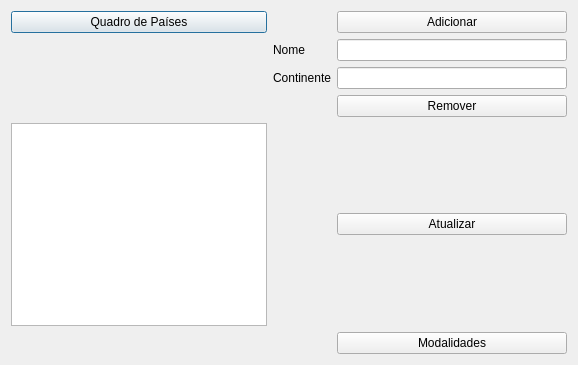
<?xml version="1.0" encoding="UTF-8"?>
<ui version="4.0">
 <class>CountryAdm</class>
 <widget class="QDialog" name="CountryAdm">
  <property name="geometry">
   <rect>
    <x>0</x>
    <y>0</y>
    <width>578</width>
    <height>365</height>
   </rect>
  </property>
  <property name="windowTitle">
   <string>Dialog</string>
  </property>
  <layout class="QGridLayout" name="gridLayout">
   <item row="4" column="0">
    <widget class="QListWidget" name="listWidget"/>
   </item>
   <item row="1" column="1">
    <widget class="QLabel" name="label">
     <property name="text">
      <string>Nome</string>
     </property>
    </widget>
   </item>
   <item row="2" column="1">
    <widget class="QLabel" name="label_2">
     <property name="text">
      <string>Continente</string>
     </property>
    </widget>
   </item>
   <item row="2" column="3">
    <widget class="QLineEdit" name="lineEdit_continentCountry"/>
   </item>
   <item row="0" column="0">
    <widget class="QPushButton" name="btn_countryBoard">
     <property name="text">
      <string>Quadro de Países</string>
     </property>
    </widget>
   </item>
   <item row="1" column="3">
    <widget class="QLineEdit" name="lineEdit_nameCountry"/>
   </item>
   <item row="0" column="3">
    <widget class="QPushButton" name="btn_addCountry">
     <property name="text">
      <string>Adicionar</string>
     </property>
    </widget>
   </item>
   <item row="4" column="3">
    <widget class="QPushButton" name="btn_updateCountry">
     <property name="text">
      <string>Atualizar</string>
     </property>
    </widget>
   </item>
   <item row="5" column="3">
    <widget class="QPushButton" name="btn_modalities">
     <property name="text">
      <string>Modalidades</string>
     </property>
    </widget>
   </item>
   <item row="3" column="3">
    <widget class="QPushButton" name="btn_removeCountry">
     <property name="text">
      <string>Remover</string>
     </property>
    </widget>
   </item>
  </layout>
 </widget>
 <resources/>
 <connections/>
</ui>
